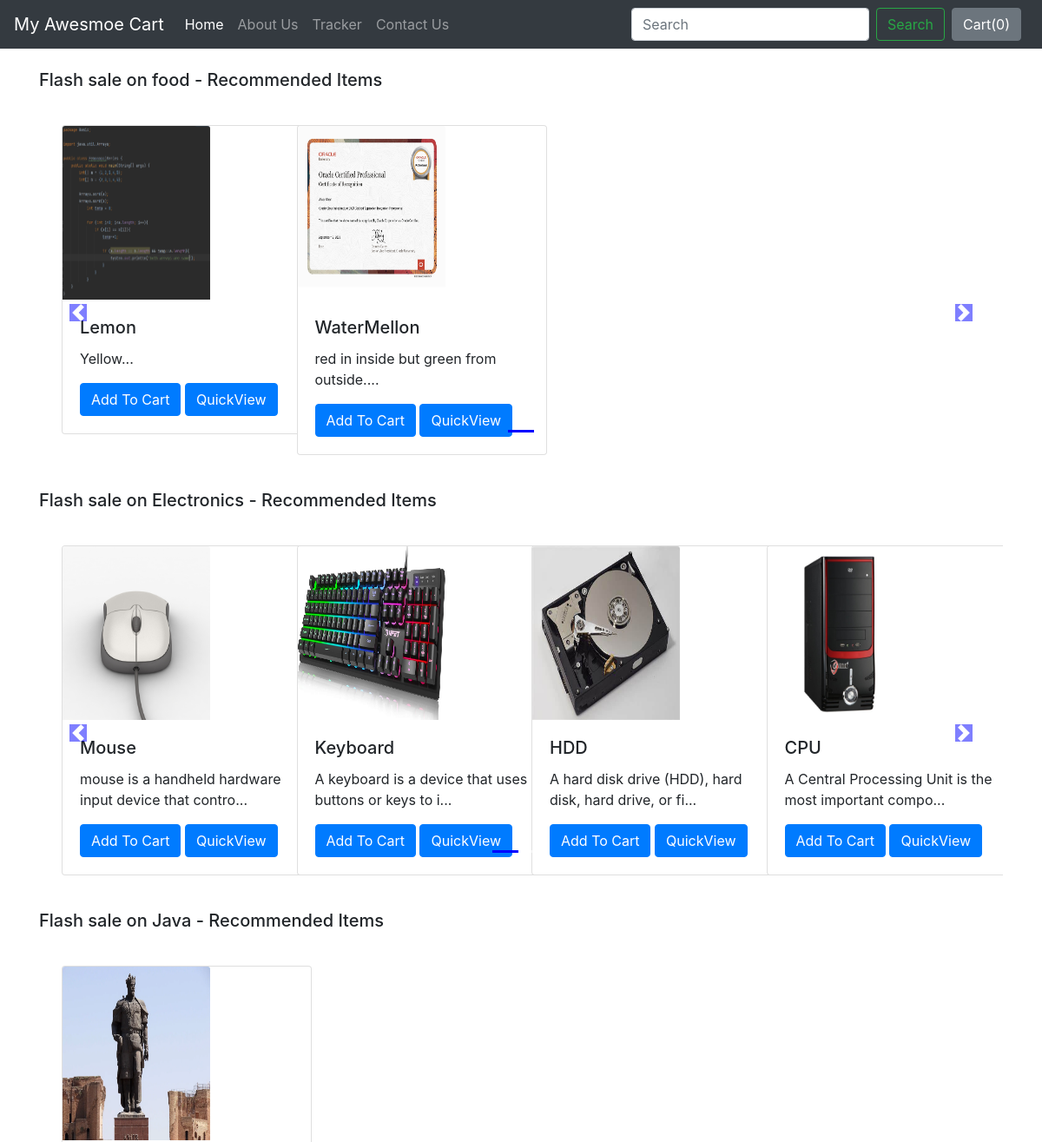
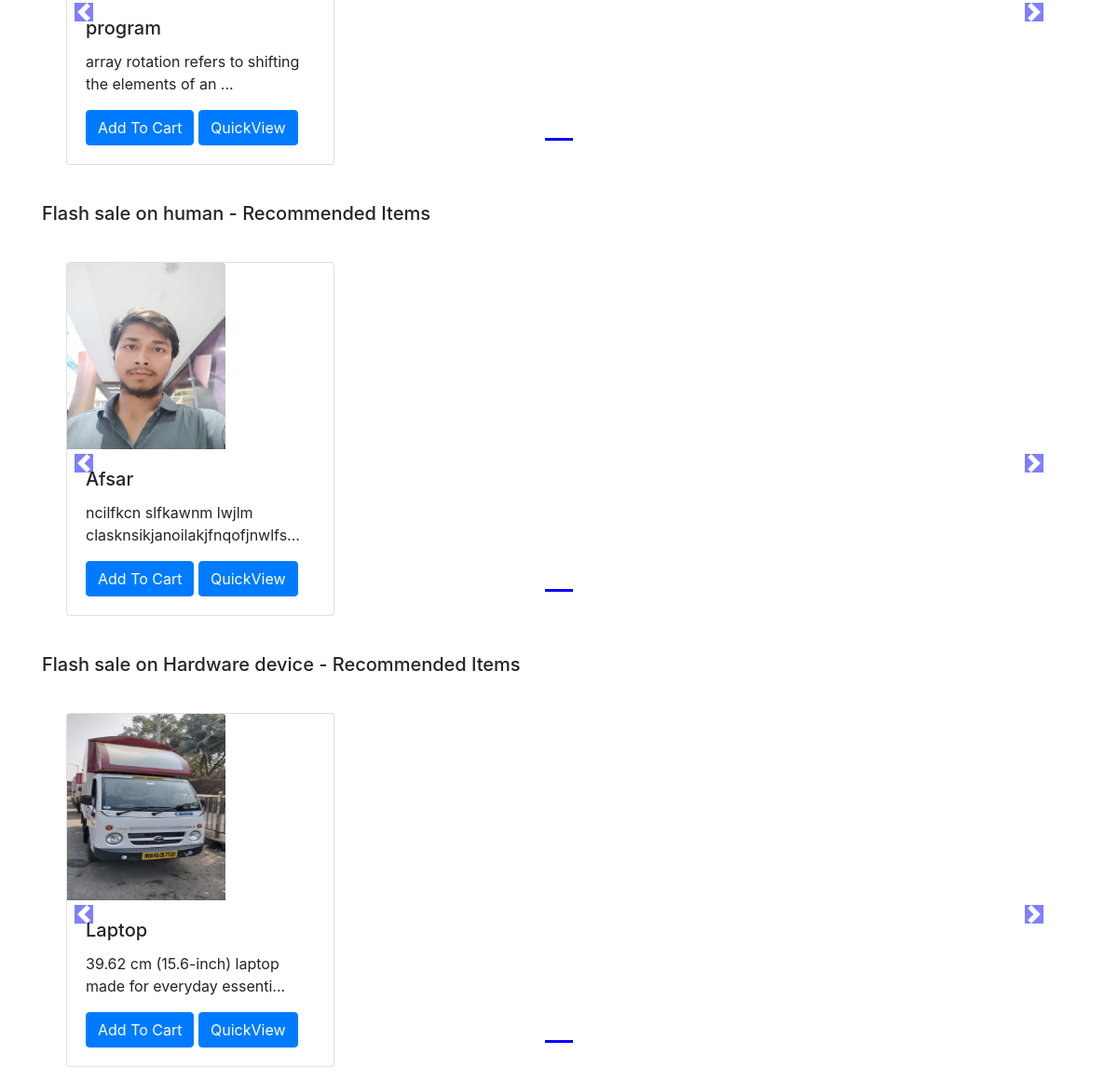
The app's page /shop/ with its own data (2 pictures, top to bottom).
### shop/models.py (models this page shows)
class Product(models.Model):
    product_id = models.AutoField
    product_name = models.CharField(max_length=50)
    category = models.CharField(max_length=50, default="")
    subcategory = models.CharField(max_length=50, default="")
    price = models.IntegerField(default=0)
    desc = models.CharField(max_length=300)
    pub_date = models.DateField()
    image = models.ImageField(upload_to="shop/watch", default="")
    def __str__(self):
        return self.product_name

### shop/views.py (the view)
# urls.py: path("", views.index, name="ShopHome"),
def index(request):
    products = Product.objects.all()
    print(products)
    n = len(products)
    allProds = []
    catprods = Product.objects.values('category', 'id')
    cats = {item['category'] for item in catprods}
    for cat in cats:
        prod = Product.objects.filter(category=cat)
        n = len(prod)
        nSlides = n // 4 + ceil((n / 4) - (n // 4))
        allProds.append([prod, range(1, nSlides), nSlides])
        params = {'allProds': allProds}
    return render(request, 'shop/index.html', params)

### shop/templates/shop/index.html (shortened to what this page needs)
{% extends 'shop/basic.html' %}
{% block body %}
  {% load static %}
<div class="container">
    {% for product, range, nSlides in allProds %}
    <h5 class="my-4">Flash sale on {{product.0.category}} - Recommended Items</h5>
    <div class="row">
  <div id="demo{{forloop.counter}}" class="col carousel slide my-3" data-ride="carousel">
   <ul class="carousel-indicators">
    <li data-target="#demo{{forloop.counter}}" data-slide-to="0" class="active"></li>
       {% for i in range %}
     <li data-target="#demo{{forloop.parentloop.counter}}" data-slide-to="{{i}}"></li>
       {% endfor %}
   </ul>
   <div class="container carousel-inner no-padding">
     <div class="carousel-item active">
       {% for i in product %}
       <div class="col-xs-3 col-sm-3 col-md-3">
          <div class="card" style="width: 18rem;">
            <img src='/media/{{i.image}}' class="card-img-top" alt="...">
            <div class="card-body">
              <h5 class="card-title">{{i.product_name}}</h5>
              <p class="card-text">{{i.desc|slice:"0:53"}}...</p>
              <button id="pr{{i.id}}" class="btn btn-primary cart">Add To Cart</button>
              <a href="/shop/products/{{i.id}}"><button id="qv{{i.id}}" class="btn btn-primary cart">QuickView</button></a>
            </div>
          </div>
       </div>
         {% if forloop.counter|divisibleby:4 and forloop.counter > 0 and not forloop.last %}
          </div><div class="carousel-item">
         {% endif %}
         {% endfor %}
        </div>
   </div>
  </div>
      <a class="carousel-control-prev" href="#demo{{forloop.counter}}" data-slide="prev">
        <span class="carousel-control-prev-icon"></span>
      </a>
      <a class="carousel-control-next" href="#demo{{forloop.counter}}" data-slide="next">
        <span class="carousel-control-next-icon"></span>
      </a>
        </div>
    {% endfor %}
    </div>
{% endblock %}

### records on screen
Product: category "food", image (picture), product_name "Lemon", desc "Yellow"
Product: image (picture), product_name "WaterMellon", desc "red in inside but green from outside."
Product: category "Electronics", image (picture), product_name "Mouse", desc "mouse is a handheld hardware input device that contro"
Product: image (picture), product_name "Keyboard", desc "A keyboard is a device that uses buttons or keys to i"
Product: image (picture), product_name "HDD", desc "A hard disk drive (HDD), hard disk, hard drive, or fi"
Product: image (picture), product_name "CPU", desc "A Central Processing Unit is the most important compo"
Product: category "Java", image (picture), product_name "program", desc "array rotation refers to shifting the elements of an"
Product: category "human", image (picture), product_name "Afsar", desc "ncilfkcn slfkawnm lwjlm clasknsikjanoilakjfnqofjnwlfs"
Product: category "Hardware device", image (picture), product_name "Laptop", desc "39.62 cm (15.6-inch) laptop made for everyday essenti"
